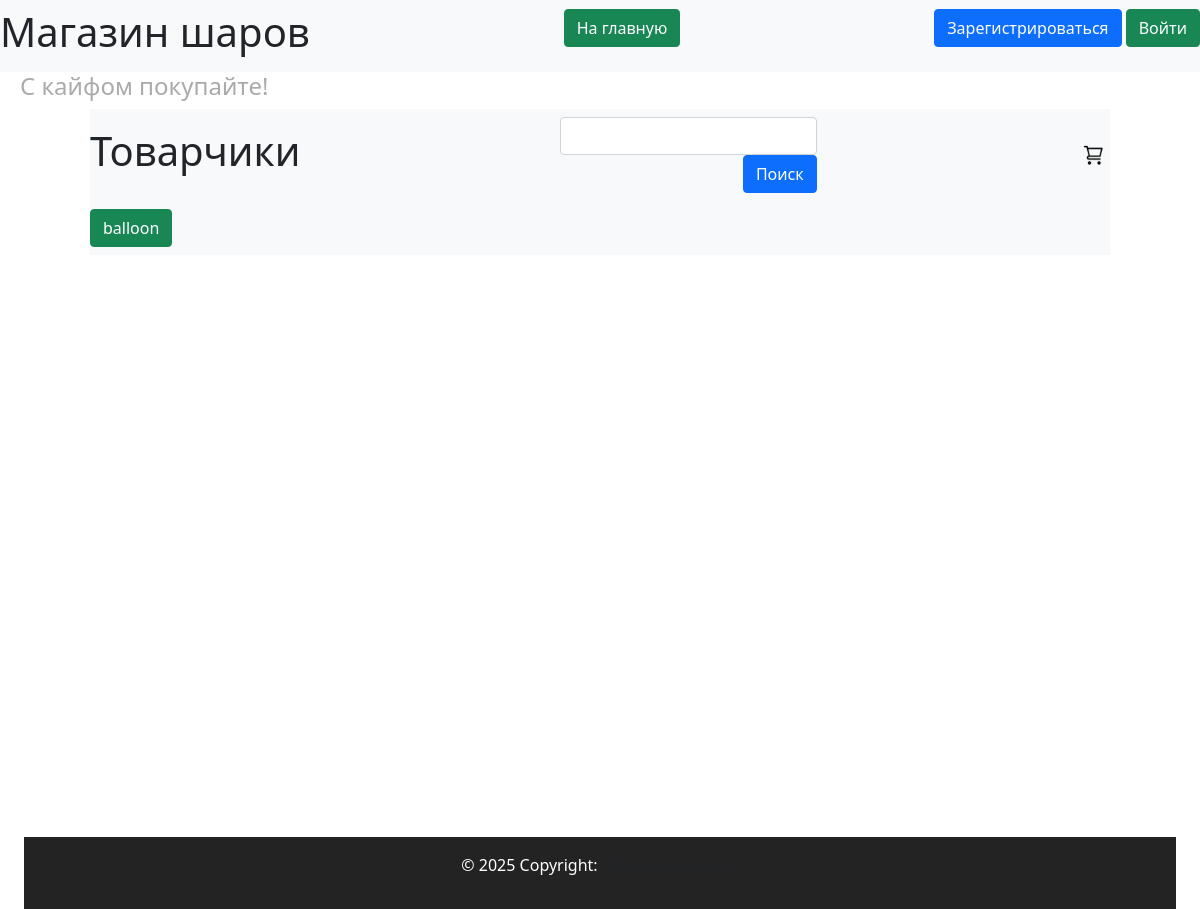
The page /index on the database as committed earlier.
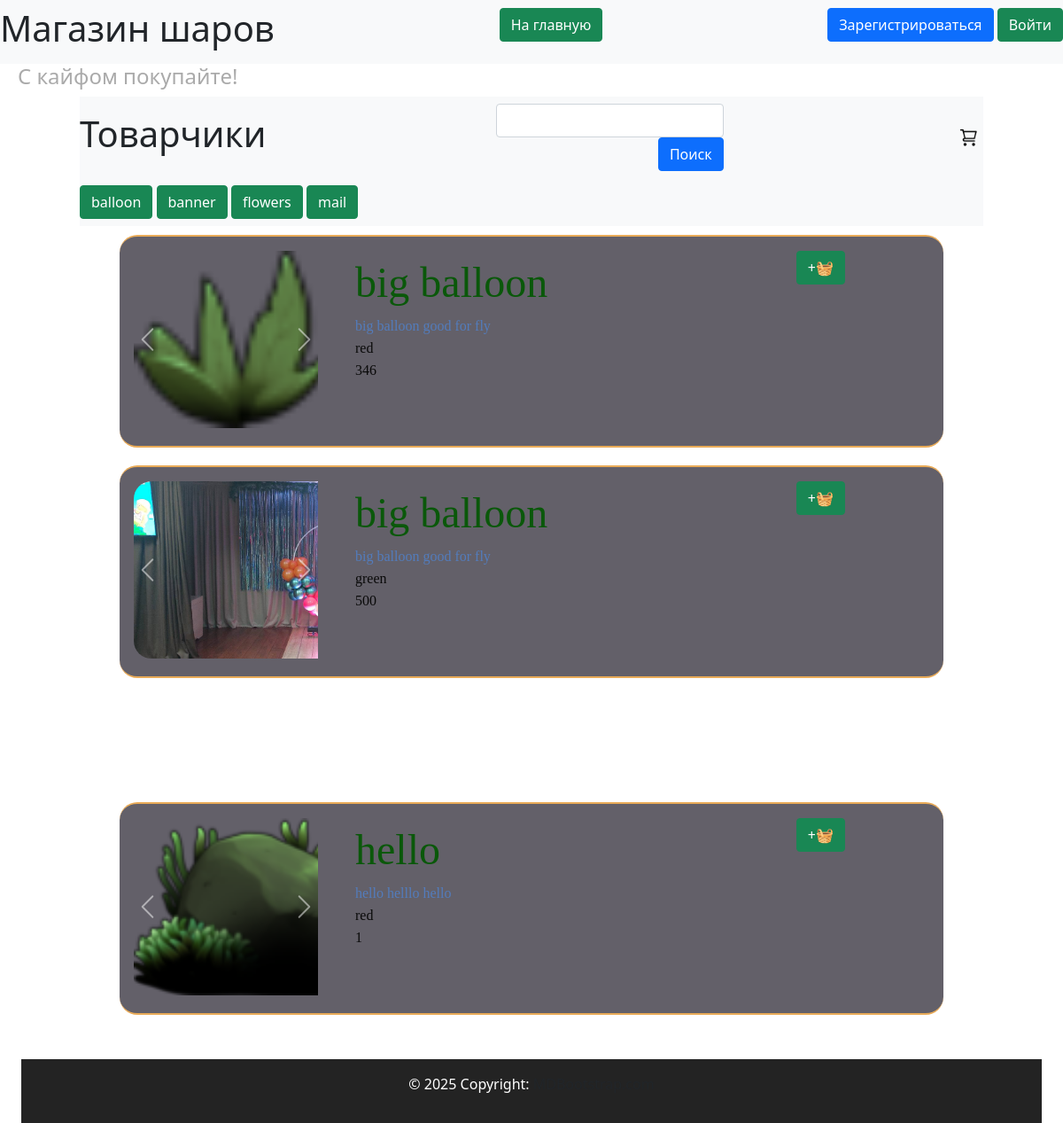
The same page on the database as committed later.
### data/types.py (models this page shows, shortened)
class Types(SqlAlchemyBase):
    __tablename__ = 'types'
    id = sqlalchemy.Column(sqlalchemy.Integer,
                           primary_key=True, autoincrement=True)
    title = sqlalchemy.Column(sqlalchemy.String, nullable=True)
    products = orm.relationship("ProductGroup", back_populates='type_relation')

### data/products.py (models this page shows, shortened)
class Products(SqlAlchemyBase, SerializerMixin):
    __tablename__ = 'products'
    id = sqlalchemy.Column(sqlalchemy.Integer,
                           primary_key=True, autoincrement=True)
    color = sqlalchemy.Column(sqlalchemy.String, nullable=True)
    sale = sqlalchemy.Column(sqlalchemy.Integer, nullable=True)
    cost = sqlalchemy.Column(sqlalchemy.Integer)
    remains = sqlalchemy.Column(sqlalchemy.Integer, nullable=True)
    img = sqlalchemy.Column(sqlalchemy.String, default='0_0_0_none.jpg')
    product_group_id = sqlalchemy.Column(sqlalchemy.Integer, sqlalchemy.ForeignKey("product_group.id"))
    product_group = orm.relationship('ProductGroup')
    def get_img(self):
        return self.img.split(', ')

### data/products_group.py (models this page shows, shortened)
class ProductGroup(SqlAlchemyBase, SerializerMixin):
    __tablename__ = 'product_group'
    id = sqlalchemy.Column(sqlalchemy.Integer,
                           primary_key=True, autoincrement=True)
    title = sqlalchemy.Column(sqlalchemy.String, nullable=True)
    description = sqlalchemy.Column(sqlalchemy.String, nullable=True)
    type = sqlalchemy.Column(sqlalchemy.Integer, sqlalchemy.ForeignKey("types.id"))
    type_relation = orm.relationship('Types')
    products = orm.relationship("Products", back_populates='product_group')

### server.py (the view)
@app.route("/", methods=['GET'])
@app.route("/index", methods=['GET'])
def index_get():
    search = request.args.get("search", default="sample", type=str)
    db_sess = db_session.create_session()
    types = db_sess.query(Types).all()
    return render_template('pages/index.html', types=types, view='nocube')

### data/db_session.py (called while the page is built)
def create_session() -> Session:
    global __factory
    return __factory()

### templates/pages/index.html (shortened to what this page needs)
{% extends "base.html" %}
{% block content %}
<nav class="navbar navbar-light bg-light title-width">
    <div align="left">
        <h1>Товарчики</h1>
    </div>
    <div align="right">
        <form method="POST">
            <input type="text" id="text" name="text" class="form-control" align="left"/>
            <input type="submit" value="Поиск" class="btn btn-primary" align="right"/>
        </form>
    </div>
    <div align="right">
        <a href="/basket">
            <div class="basket-button"></div>
        </a>
    </div>
</nav>
<nav class="navbar navbar-light bg-light title-width">
    <div align="right">
        {% for type in types %}
        <a href="#{{type.title}}" class="btn btn-success">{{type.title}}</a>
        {% endfor %}
    </div>
</nav>
{% for type in types %}
<div class="menu">
    {% for group_product in type.products %}
    {% for product in group_product.products %}
    {% include 'includes/product.html' %}
    {% endfor %}
    {% endfor %}
</div>
{% endfor %}
{% endblock %}

### templates/base.html (shortened to what this page needs)
<!doctype html>
<html lang="ru">
<head>
    <link rel="stylesheet" href="{{ url_for('static', filename='css/bootstrap.min.css') }}">
    <link rel="stylesheet" href="{{ url_for('static', filename='css/header.css') }}">
    <link rel="stylesheet" href="{{ url_for('static', filename='css/footer.css') }}">
    <link rel="stylesheet" href="{{ url_for('static', filename='css/style.css') }}">
    <link rel="stylesheet" href="{{ url_for('static', filename='css/mystyle.css') }}">
</head>
<body>
{% include 'includes/header.html' %}
<div class="container">
    <main>
        {% block content %}
        {% endblock %}
    </main>
    {% include 'includes/footer.html' %}
</div>
</body>
</html>

### templates/includes/header.html
<header>
    <nav class="navbar navbar-light bg-light">
        <h1> Магазин шаров</h1>
        <p align="right">
            <a href="/index" class="btn btn-success"> На главную </a>
        </p>
        {% if current_user.is_authenticated %}
        <p align="right">
            <a class="navbar-brand" href="/logout">{{ current_user.name }}</a>
            {% if current_user.admin%}
            <a class="btn btn-primary btn btn-outline-info mr-2" href="/admin/products">Админ панель</a>
            {% endif %}
            {% else %}
        <p align="right">
            <a class="btn btn-primary " href="/register">Зарегистрироваться</a>
            <a class="btn btn-success" href="/login">Войти</a>
        </p>
        {% endif %}
    </nav>
    <h4 align="left">С кайфом покупайте!</h4>
</header>

### templates/includes/product.html (shortened to what this page needs)
{%if view == 'cube'%}
<link rel="stylesheet" href="{{ url_for('static', filename='css/product_cube_style.css') }}">
{%else%}
<link rel="stylesheet" href="{{ url_for('static', filename='css/product_style.css') }}">
{%endif%}
<div class="product menu-item">
    <div class="product-img-place">
        {% if product.get_img()[0]%}
        <div id="carousel{{product.id}}" class="carousel slide" data-bs-ride="false">
            <div class="carousel-inner">
                <div class="carousel-item active">
                    <img class="d-block product-img" src="/static/img/products/{{product.get_img()[0]}}"
                         alt="{{product.get_img()[0]}}">
                </div>
            </div>
            <a class="carousel-control-prev" href="#carousel{{product.id}}" role="button" data-slide="prev">
                <span class="carousel-control-prev-icon" aria-hidden="true"></span>
            </a>
            <a class="carousel-control-next" href="#carousel{{product.id}}" role="button" data-slide="next">
                <span class="carousel-control-next-icon" aria-hidden="true"></span>
            </a>
        </div>
        {%else%}
        <img class="product-img" src="/static/img/products/none.jpg"
             alt="/static/img/products/{{product.get_img()[0]}}"/>
        {%endif%}
    </div>
    <div class="product-description">
        <div align="left">
            <a href="/show_product/{{product.product_group_id}}/{{product.id}}"
               class="product-no-title text-decoration:none">
                <div>
                    <span class="product-description-title">{{product.product_group.title}}</span><br>
                    <span class="product-description-description">{{product.product_group.description}}</span><br>
                    <span class="product-description-color">{{product.color}}</span><br>
                    <span class="product-description-color">{{product.cost}}</span>
                </div>
            </a>
        </div>
    </div>
    <div class="product-button-plus">
        <button class="btn btn-success"
                onclick="addToBasket('{{ product.id }}'{% if current_user.is_authenticated %}, '{{current_user.id}}' {%endif%});">
            +🧺
        </button>
    </div>
</div>

### templates/includes/footer.html (shortened to what this page needs)
<footer class="bg-body-tertiary text-center text-lg-start">
  <div class="text-center p-3">
    © 2025 Copyright:
    <a class="text-body" href="https://mdbootstrap.com/">MDBootstrap.com</a>
  </div>
</footer>

### static/css/header.css (style rules this page uses)
:root { --main-color: #0179FA; --second-color: white; }

### static/css/footer.css (style rules this page uses)
:root { --main-color: #111111; --second-color: white; }
footer { background-color: var(--main-color); }

### static/css/style.css (style rules this page uses)
:root { --main-color: #0179FA; --second-color: #ffffff; --thirdly_color: #629ee3; }
body { background-color: var(--second-color); }

### static/css/mystyle.css (style rules this page uses)
html { --firstly-color: white; --secondary-color: rgba(91, 82, 212, 0.837); --thirdly-color: rgb(99, 96, 105); --fourly-color: rgb(144, 182, 242); --black: rgb(35, 35, 35); --dark-blue: #12191D; --white: #FFFFFF; --green: #33FF00; --caribbean: #00E197; --light-green: #8EEF8C; --turquoise: #12EEFF; --pink: #F053D5; --red: #FE785A; --gray-900: #0C1114; --gray-700: #242A2C; --gray-650: #495257; --gray-600: #424B4F; --gray-500: #495257; --gray-300: #8D979E; --gray-200: #ACB4B9; --gray-150: #AEB6BB; --gray-100: #EEF1F3; --gray-50: #F6F8F9; }
h4 { padding-left: 20px; color: #aaaaaa; }
.basket-button { width: 3vh; height: 3vh; border: none; background-image: url('../img/system/cart_icon.png'); background-size: cover; margin: 5px 5px; }
.menu { display: flex; justify-content: space-around; align-items: flex-start; flex-wrap: wrap; padding: 5vh; padding-top: 0; }
.menu-item { width: 30vh; height: 30vh; margin: 10px 5px; text-align: center; background-color: var(--thirdly-color); position: relative; border-radius: 20px; flex-basis: content; }
footer { clear: both; padding: 0; background: var(--black); color: #FFFFFF; overflow: hidden; min-width: 100; }
.container { display: flex; flex-direction: column; min-height: 100vh; min-width: 98vw; justify-content: space-evenly; }
main { flex: 1; max-width: 98vw; justify-content: center; display: block; margin: 0 auto; text-align: left; }
.title-width { min-width: 85vw; }
body { margin: 0; padding: 0; text-align: center; }

### static/css/product_style.css (style rules this page uses)
a { color:#537CBC; text-decoration:none; }
.product { border-top: 2px solid rgb(233 171 88); border-bottom: 2px solid rgb(233 171 88); display: grid; grid-template-columns: repeat(15, 1fr); grid-template-rows: repeat(3, 1fr); gap: 10px; grid-auto-rows: 1fr; }
.product > div { padding: 1em; color: #d9480f; }
.product-img-place { grid-column: 1 / 4; grid-row: 1 / 4; width: 30vh; height: 30vh; }
.product-img { height: 25vh; border-radius: 20px; object-fit: cover; }
.product-description { grid-column: 4 / 11; grid-row: 1 / 4; }
.product-description-title { font-size: 3rem; font-family: cursive; color: rgb(10 88 10); text-align: left; }
.product-description-description { font-family: cursive; color: #537CBC; text-align: left; }
.product-description-color { font-family: cursive; color: rgb(10 10 10); text-align: left; }
.product-no-title { color: rgb(1 1 1); }
.product-button-plus { grid-column: 12 / 15; grid-row: 1 / 2; }

Rows that differ between the two databases and show on the page:
added Types: title "banner"
added Types: title "flowers"
added Types: title "mail"
now on this page (row edited): Products: shows a picture, product_group "big balloon", product_group.description "big balloon good for fly", color "red", cost "346"
added Products: shows a picture, product_group "big balloon", product_group.description "big balloon good for fly", color "green", cost "500"
added Products: shows a picture, product_group "hello", product_group.description "hello helllo hello", color "red", cost "1"
